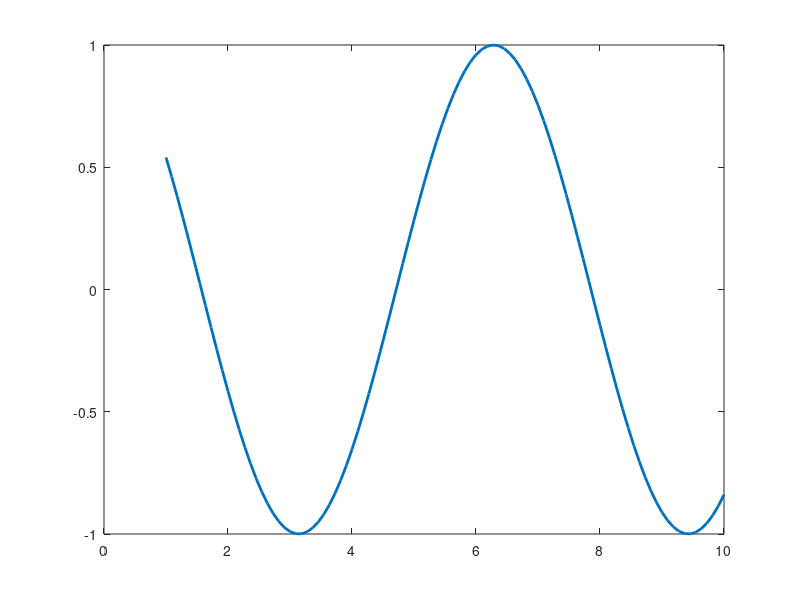
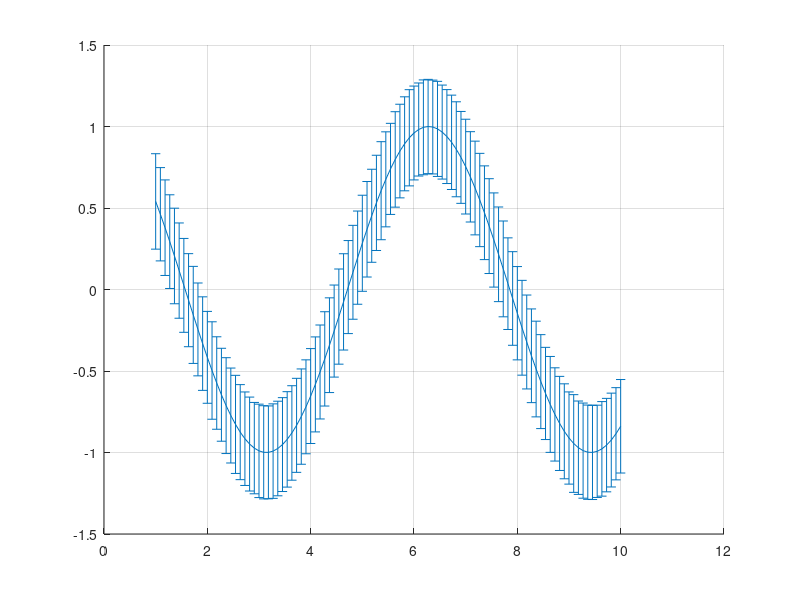

Write the MATLAB code that produced these figures, in order. (Note: this script raises an error after producing the figures.)
%% trying to plot standard error curve distribution

close all; 

nboots = 1000; 
x = linspace(1,10); 
y = cos(x); 

plot(x,y, 'Linewidth',2)

ynoise = zeros(nboots, 100); 
ynoise = y + rand(nboots,100);

ystd = std(ynoise);

figure; hold on; 
errorbar(x,y, ystd)

grid on; 

%%
close all; 
shadedErrorBar(x,y, ystd);

hac = get(gca,'Children');
hpatch = hac(4)
set(hpatch,'FaceColor',[0 1 1])


